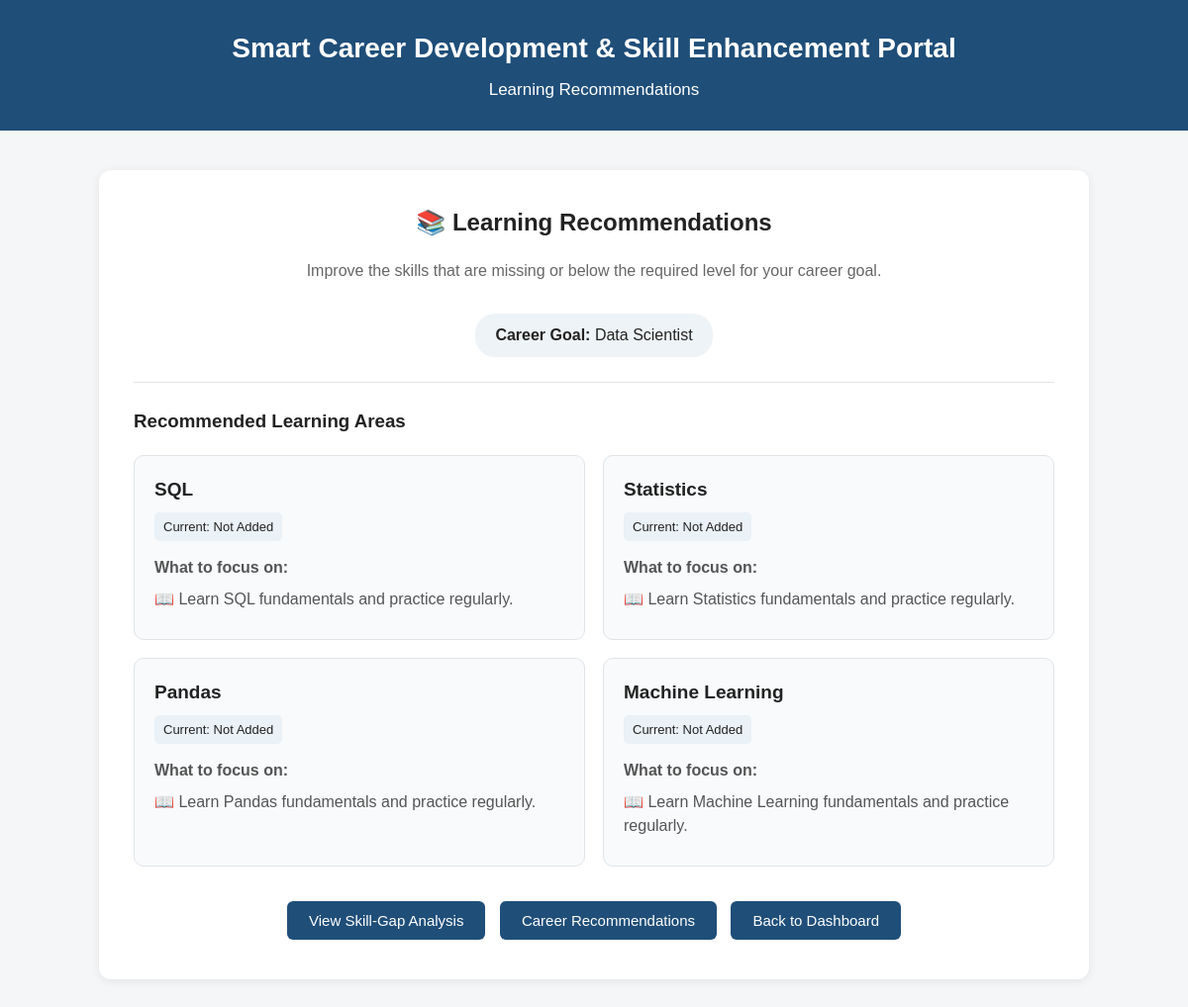
The page /learning-recommendation (signed in) on the database its author committed.
### models.py (models this page shows, shortened)
class Student(db.Model):
    id = db.Column(db.Integer, primary_key=True)
    name = db.Column(db.String(100), nullable=False)
    email = db.Column(db.String(100), unique=True, nullable=False)
    password = db.Column(db.String(255), nullable=False)
    course = db.Column(db.String(100))
    career_goal = db.Column(db.String(100))

class CareerSkill(db.Model):
    id = db.Column(db.Integer, primary_key=True)
    career_name = db.Column(db.String(100), nullable=False)
    skill_name = db.Column(db.String(100), nullable=False)
    required_level = db.Column(db.String(50), nullable=False)

### app.py (the view, shortened to what this page needs)
@app.route("/learning-recommendation")
def learning_recommendation():
    if "student_id" not in session:
        return redirect(url_for("login"))
    student = Student.query.get(session["student_id"])
    required_skills = CareerSkill.query.filter_by(
        career_name=student.career_goal
    ).all()
    student_skills = Skill.query.filter_by(
        student_id=student.id
    ).all()
    skill_levels = {
        "Beginner": 1,
        "Intermediate": 2,
        "Advanced": 3
    }
    recommendations = []
    for required in required_skills:
        current_skill = None
        for skill in student_skills:
            if skill.skill_name.lower() == required.skill_name.lower():
                current_skill = skill
                break
        if current_skill is None:
            recommendations.append({
                "skill_name": required.skill_name,
                "current_level": "Not Added",
                "recommendation":
                f"Learn {required.skill_name} fundamentals and practice regularly."
            })
    return render_template(
        "learning_recommendation.html",
        student=student,
        recommendations=recommendations
    )

### templates/learning_recommendation.html (shortened to what this page needs)
<!DOCTYPE html>
<html lang="en">
<head>
    <link rel="stylesheet"
          href="{{ url_for('static', filename='css/style.css') }}">
</head>
<body>
    <header>
        <h1>Smart Career Development & Skill Enhancement Portal</h1>
        <p>Learning Recommendations</p>
    </header>
    <main>
        <section class="learning-container">
            <div class="learning-header">
                <h2>📚 Learning Recommendations</h2>
                <p>
                    Improve the skills that are missing or below
                    the required level for your career goal.
                </p>
                <div class="career-badge">
                    <strong>Career Goal:</strong>
                    {{ student.career_goal }}
                </div>
            </div>
            <hr>
            {% if recommendations %}
                <h3>Recommended Learning Areas</h3>
                <div class="learning-grid">
                    {% for item in recommendations %}
                        <div class="learning-card">
                            <div class="learning-card-header">
                                <h4>
                                    {{ item.skill_name }}
                                </h4>
                                <span class="current-level">
                                    Current:
                                    {{ item.current_level }}
                                </span>
                            </div>
                            <div class="learning-content">
                                <p>
                                    <strong>What to focus on:</strong>
                                </p>
                                <p>
                                    📖 {{ item.recommendation }}
                                </p>
                            </div>
                        </div>
                    {% endfor %}
                </div>
            {% endif %}
            <div class="learning-actions">
                <a href="{{ url_for('skill_gap') }}">
                    <button type="button">
                        View Skill-Gap Analysis
                    </button>
                </a>
                <a href="{{ url_for('career_recommendation') }}">
                    <button type="button">
                        Career Recommendations
                    </button>
                </a>
                <a href="{{ url_for('dashboard') }}">
                    <button type="button">
                        Back to Dashboard
                    </button>
                </a>
            </div>
        </section>
    </main>
</body>
</html>

### static/css/style.css (style rules this page uses)
* { box-sizing: border-box; }
body { margin: 0; font-family: Arial, sans-serif; background-color: #f4f6f8; color: #222; line-height: 1.5; }
header { background-color: #1f4e79; color: white; text-align: center; padding: 28px 20px; }
header h1 { margin: 0; font-size: 28px; }
header p { margin: 8px 0 0; font-size: 17px; }
hr { border: none; border-top: 1px solid #e1e5e8; margin: 25px 0; }
a { color: #1f4e79; text-decoration: none; }
button { padding: 11px 22px; border: none; border-radius: 6px; cursor: pointer; background-color: #1f4e79; color: white; font-size: 15px; }
.career-badge { display: inline-block; margin-top: 15px; padding: 10px 20px; background-color: #eef3f7; border-radius: 20px; }
.learning-container { background-color: white; width: 90%; max-width: 1000px; margin: 40px auto; padding: 35px; border-radius: 12px; box-shadow: 0 2px 10px rgba(0, 0, 0, 0.08); }
.learning-header { text-align: center; }
.learning-header h2 { margin-top: 0; }
.learning-header p { color: #666; }
.learning-grid { display: grid; grid-template-columns: repeat(2, 1fr); gap: 18px; margin-top: 20px; }
.learning-card { background-color: #f8fafc; border: 1px solid #e0e4e8; border-radius: 10px; padding: 20px; }
.learning-card-header { margin-bottom: 15px; }
.learning-card-header h4 { margin: 0 0 8px; font-size: 19px; }
.current-level { display: inline-block; padding: 5px 9px; background-color: #eaf1f7; border-radius: 5px; font-size: 13px; }
.learning-content { color: #555; }
.learning-content p { margin: 8px 0; }
.learning-actions { text-align: center; margin-top: 30px; }
.learning-actions button { margin: 5px; }

### rows shown on the page
Student: career_goal "Data Scientist"
CareerSkill: skill_name "SQL", current_level "Not Added", recommendation "Learn SQL fundamentals and practice regularly."
CareerSkill: skill_name "Statistics", current_level "Not Added", recommendation "Learn Statistics fundamentals and practice regularly."
CareerSkill: skill_name "Pandas", current_level "Not Added", recommendation "Learn Pandas fundamentals and practice regularly."
CareerSkill: skill_name "Machine Learning", current_level "Not Added", recommendation "Learn Machine Learning fundamentals and practice regularly."
